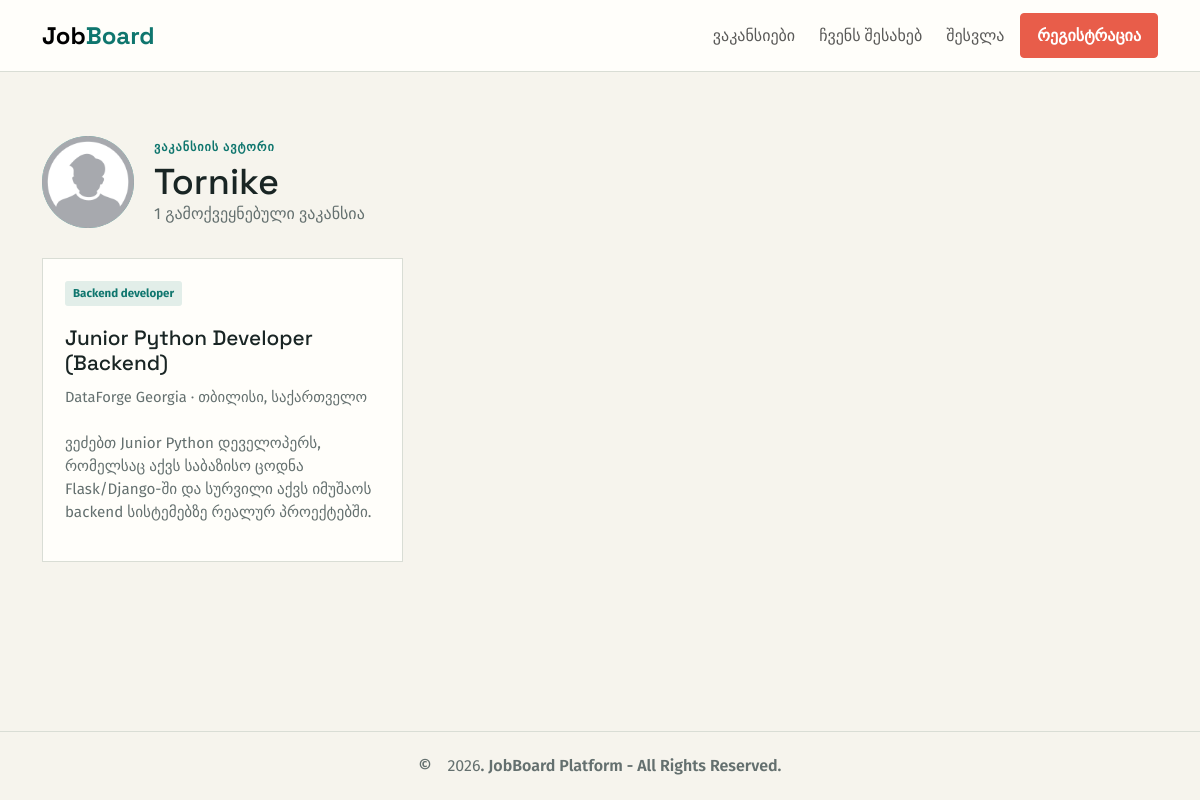
The page /users/2 on the database its author committed.
### models.py (models this page shows)
class User(db.Model, UserMixin):
    id = db.Column(db.Integer, primary_key=True)
    username = db.Column(db.String(30), unique=True, nullable=False, index=True)
    email = db.Column(db.String(120), unique=True, nullable=False, index=True)
    password = db.Column(db.String(128), nullable=False)
    image_file = db.Column(db.String(120), nullable=False, default='default.png')
    joined_at = db.Column(db.DateTime(timezone=True), nullable=False, default=lambda: datetime.now(timezone.utc))
    jobs = db.relationship('Job', backref='author', lazy=True, cascade='all, delete-orphan')

class Job(db.Model):
    id = db.Column(db.Integer, primary_key=True)
    title = db.Column(db.String(120), nullable=False, index=True)
    summary = db.Column(db.String(280), nullable=False)
    description = db.Column(db.Text, nullable=False)
    company = db.Column(db.String(120), nullable=False)
    salary = db.Column(db.String(80), nullable=False)
    location = db.Column(db.String(120), nullable=False)
    category = db.Column(db.String(50), nullable=False, index=True)
    created_at = db.Column(db.DateTime(timezone=True), nullable=False, default=lambda: datetime.now(timezone.utc), index=True)
    updated_at = db.Column(db.DateTime(timezone=True), nullable=False, default=lambda: datetime.now(timezone.utc), onupdate=lambda: datetime.now(timezone.utc), index=True)
    author_id = db.Column(db.Integer, db.ForeignKey('user.id'), nullable=False, index=True)

### app.py (the view)
@app.route('/users/<int:user_id>')
def user_profile(user_id):
    user = db.get_or_404(User, user_id)
    jobs = Job.query.filter_by(author_id=user.id).order_by(Job.created_at.desc()).all()
    return render_template('auth/public_profile.html', title=user.username, user=user, jobs=jobs)

### templates/auth/public_profile.html
{% extends 'base.html' %}
{% block content %}
<section class="public-profile">
  <div class="avatar small">
    <img
      src="{{ url_for('static', filename='profile_pics/' + user.image_file) }}"
      alt="{{ user.username }}"
    />
  </div>
  <div>
    <p class="eyebrow">ვაკანსიის ავტორი</p>
    <h1>{{ user.username }}</h1>
    <p>{{ jobs|length }} გამოქვეყნებული ვაკანსია</p>
  </div>
</section>
<section class="job-grid">
  {% for job in jobs %}
  <article class="job-card">
    <span class="category-tag">{{ job.category }}</span>
    <h2>
      <a href="{{ url_for('job_detail', job_id=job.id) }}">{{ job.title }}</a>
    </h2>
    <p class="company">{{ job.company }} · {{ job.location }}</p>
    <p class="summary">{{ job.summary }}</p>
  </article>
  {% else %}
    <div class="empty-state"><h2>ავტორს ვაკანსიები ჯერ არ აქვს</h2></div>
  {% endfor %}
</section>
{% endblock %}

### static/style.css (style rules this page uses)
:root { --ink: #192524; --muted: #64706f; --paper: #f6f4ed; --white: #fffefa; --teal: #0f766e; --coral: #e85d4a; --line: #d9ddd5; }
* { box-sizing: border-box; }
html { scroll-behavior: smooth; }
body { margin: 0; background: var(--paper); color: var(--ink); font-family: "Fira Sans", sans-serif; min-height: 100vh; display: flex; flex-direction: column; }
h1, h2, h3, .navbar-brand { font-family: "Space Grotesk", sans-serif; }
a { color: inherit; text-decoration: none; }
.navbar-brand span, .eyebrow, .read-link { color: var(--teal); }
.eyebrow { font-size: 0.76rem; font-weight: 700; letter-spacing: 0.08em; text-transform: uppercase; margin-bottom: 0.5rem; }
h1 { font-size: clamp(2rem, 4vw, 3.65rem); line-height: 1.05; margin: 0 0 13px; }
.jobs-heading > div > p:last-child, .about-copy, p { color: var(--muted); }
.job-grid { display: grid; grid-template-columns: repeat(3, minmax(0, 1fr)); gap: 16px; }
.job-card { background: var(--white); border: 1px solid var(--line); padding: 22px; display: flex; flex-direction: column; min-height: 270px; transition: transform 0.18s ease, box-shadow 0.18s ease; }
.category-tag { background: #e2eee9; color: var(--teal); padding: 4px 8px; font-size: 0.72rem; font-weight: 700; border-radius: 3px; align-self: start; }
.job-card h2 { font-size: 1.3rem; margin: 20px 0 10px; }
.company { color: var(--muted); font-size: 0.92rem; }
.summary { line-height: 1.5; font-size: 0.95rem; margin-top: 8px; }
.avatar { width: 116px; height: 116px; border-radius: 50%; overflow: hidden; margin: auto; background: var(--teal); }
.avatar.small { margin: 0; width: 92px; height: 92px; }
.avatar img { width: 100%; height: 100%; object-fit: cover; }
.public-profile { display: flex; gap: 20px; align-items: center; margin-bottom: 30px; }
.public-profile h1 { font-size: 2.25rem; margin: 0; }
.public-profile p:last-child { margin: 0; }

### rows shown on the page
User: image_file (placeholder picture), username "Tornike"
Job: category "Backend developer", title "Junior Python Developer (Backend)", company "DataForge Georgia", location "თბილისი, საქართველო", summary "ვეძებთ Junior Python დეველოპერს, რომელსაც აქვს საბაზისო ცოდნა Flask/Django-ში და სურვილი აქვს იმუშაოს backend სისტემებზე რეალურ პროექტებში."

### other values the page prints
{{ jobs|length }} "1"
